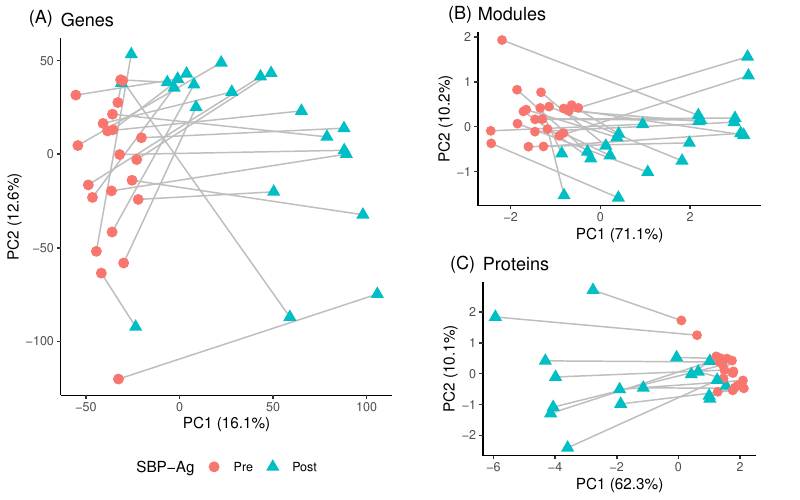

Write R code to recreate this figure.
library(tidyverse)
library(cowplot)
library(readxl)

#### RNAseq data ####
load("data_clean/P337_BAL_data.RData")
load("data_clean/P337_BAL_module_data.RData")

#### Gene PCA ####
PCA <- as.data.frame(dat.BAL.abund.norm.voom$E) %>% 
  t() %>% 
  prcomp()

PC1.label <- paste("PC1 (", round(summary(PCA)$importance[2,1], digits=3)*100, "%)", sep="")
PC2.label <-paste("PC2 (", round(summary(PCA)$importance[2,2], digits=3)*100, "%)", sep="")

# Extract PC values
PCA.dat <- as.data.frame(PCA$x) %>% 
  rownames_to_column("libID") %>%
  # Select PCs
  dplyr::select(libID, PC1:PC3) %>% 
  # Merge with metadata
  left_join(dat.BAL.abund.norm.voom$targets, by="libID")

PCA1 <- ggplot(PCA.dat, aes(PC1, PC2)) +
  geom_line(aes(group=donorID), color="grey") +
  geom_point(aes(color=visit, shape=visit),
             size=3) +
  #Beautify
  theme_classic() +
  labs(x=PC1.label, y=PC2.label, title="Genes") +
  coord_fixed(ratio=1) +
  scale_colour_manual(name = "SBP-Ag",
                      labels = c("Pre","Post"),
                      values = scales::hue_pal()(2)) +   
  scale_shape_manual(name = "SBP-Ag",
                     labels = c("Pre","Post"),
                     values = c(19,17)) +
  theme(legend.position = "bottom")
PCA1

#### Module PCA ####
PCA <- as.data.frame(mod.voom) %>% 
  column_to_rownames("module") %>% 
  t() %>% 
  prcomp()

PC1.label <- paste("PC1 (", round(summary(PCA)$importance[2,1], digits=3)*100, "%)", sep="")
PC2.label <-paste("PC2 (", round(summary(PCA)$importance[2,2], digits=3)*100, "%)", sep="")

# Extract PC values
PCA.dat <- as.data.frame(PCA$x) %>% 
  rownames_to_column("libID") %>%
  # Select PCs
  dplyr::select(libID, PC1:PC3) %>% 
  # Merge with metadata
  left_join(dat.BAL.abund.norm.voom$targets, by="libID")

PCA2 <- ggplot(PCA.dat, aes(PC1, PC2)) +
  geom_line(aes(group=donorID), color="grey") +
  geom_point(aes(color=visit, shape=visit),
             size=3) +
  #Beautify
  theme_classic() +
  labs(x=PC1.label, y=PC2.label, title="Modules") +
  coord_fixed(ratio=1)  +
  theme(legend.position = "none")
  
#PCA2

#### Cytokine PCA ####
plex <- read_csv("data_raw/addtl.data/P337_BAL.multiplex.csv") %>% 
  rename(donorID=ptID, FGF2_V4=TGF2_V4) %>% 
  pivot_longer(-donorID) %>% 
  #Log10 transform
  mutate(value = log10(value)) %>% 
  separate(name, into=c("rowname","visit"), sep="_") %>% 
  mutate(name =paste(donorID, visit, sep="_")) %>% 
  select(-donorID, -visit) %>% 
  pivot_wider() %>% 
  column_to_rownames() %>% 
  t()

PCA <- plex %>% 
  prcomp()

PC1.label <- paste("PC1 (", round(summary(PCA)$importance[2,1], digits=3)*100, "%)", sep="")
PC2.label <-paste("PC2 (", round(summary(PCA)$importance[2,2], digits=3)*100, "%)", sep="")

# Extract PC values
PCA.dat <- as.data.frame(PCA$x) %>% 
  rownames_to_column("sampID") %>%
  # Select PCs
  dplyr::select(sampID, PC1:PC3) %>% 
  # Add  metadata
  separate(sampID, into=c("donorID","visit"), sep="_", remove = FALSE)

PCA4 <- ggplot(PCA.dat, aes(PC1, PC2)) +
  geom_line(aes(group=donorID), color="grey") +
  geom_point(aes(color=visit, shape=visit),
             size=3) +
  #Beautify
  theme_classic() +
  labs(x=PC1.label, y=PC2.label, title="Proteins") +
  coord_fixed(ratio=1)  +
  theme(legend.position = "none")

PCA4

#### Save ####
plot.R <- plot_grid(PCA2,PCA4, ncol=1,
                    labels = c("(B)", "(C)"), hjust=-2,
                    label_size = 13, label_fontface = "plain")
plot <- plot_grid(PCA1,plot.R, nrow=1,
          labels = c("(A)", ""), hjust=-1.2, vjust=1.8,
          label_size = 13, label_fontface = "plain")
#plot

ggsave("publication/FigS3.PCA.png", height=5, width=8)
ggsave("publication/FigS3.PCA.pdf", height=5, width=8)

